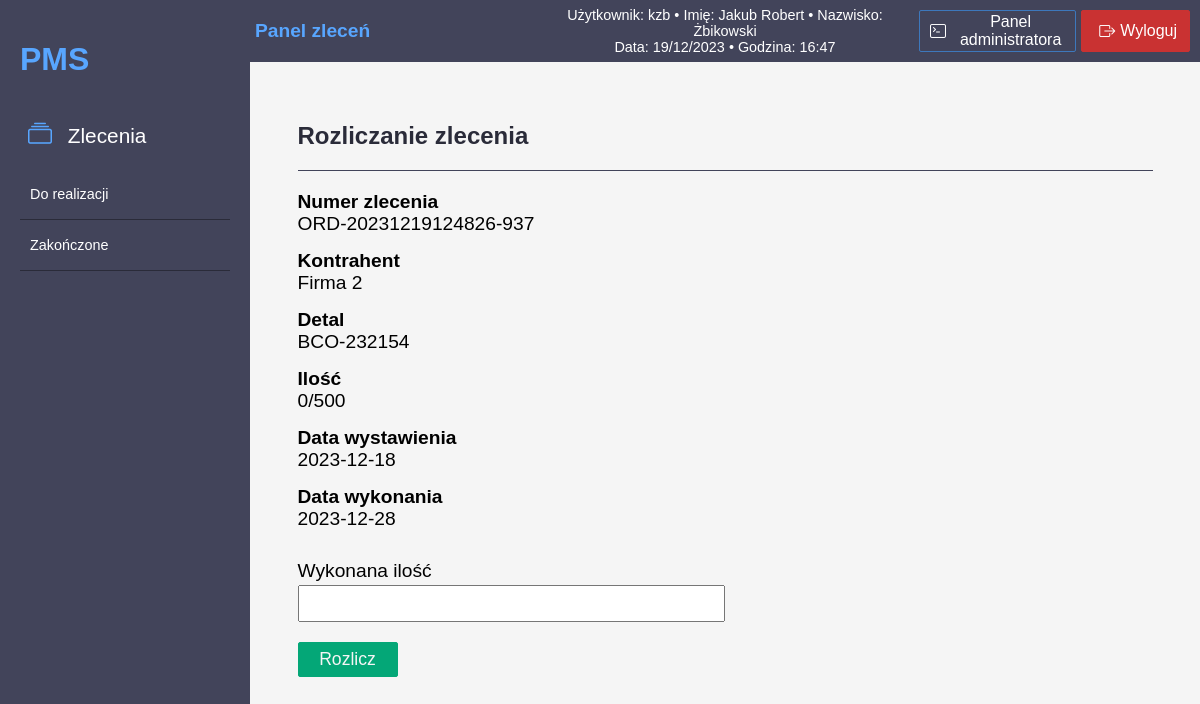
/index.php?action=settle-order&id=24 (signed in), run on the app's committed database.
### tables this page shows
CREATE TABLE `orders` (
  `id` int(11) NOT NULL,
  `orderNumber` varchar(255) NOT NULL,
  `company` varchar(255) NOT NULL,
  `detail` text DEFAULT NULL,
  `quantity` int(11) DEFAULT NULL,
  `quantityNow` int(11) DEFAULT NULL,
  `issueDate` date DEFAULT NULL,
  `executionDate` date DEFAULT NULL,
  `status` tinyint(1) DEFAULT 0
);

### controllers/OrderController.php (called while the page is built, shortened)
<?php
class OrderController{
    public function settleOrderView($orderId){
        $database = new Database();
        $connection = $database->getConnection();
        $query = "SELECT * FROM orders WHERE id = ?";
        $stmt = $connection->prepare($query);
        $stmt->bind_param("i", $orderId);
        $stmt->execute();
        $result = $stmt->get_result();
        $order = $result->fetch_assoc();
        include 'views/settle-order.php';
    }
}
?>

### views/settle-order.php (the view, shortened to what this page needs)
<!DOCTYPE html>
<html lang="pl">
<head>
    <link rel="stylesheet" type="text/css" href="styles/style.css">
    <link rel="stylesheet" type="text/css" href="styles/dashboard-style.css">
    <link rel="stylesheet" type="text/css" href="bs/bootstrap/css/bootstrap-table.css">
    <link rel="stylesheet" href="https://cdn.jsdelivr.net/npm/bootstrap-icons@1.11.2/font/bootstrap-icons.min.css">
</head>
<body>
<div class="container">
<?php include 'views/menu-main.php'; ?>
    <div class="main-content" >
    <h2>Rozliczanie zlecenia</h2>
    <div class="detail-info-container">
        <div class="detail-info" id="order-number">
            <b>Numer zlecenia</b><br> <?php echo $order['orderNumber']; ?>
        </div>
        <div class="detail-info" id="company">
            <b>Kontrahent</b><br> <?php echo $order['company']; ?>
        </div>
        <div class="detail-info" id="detail">
            <b>Detal</b><br> <?php echo $order['detail']; ?>
        </div>
        <div class="detail-info" id="quantity">
            <b>Ilość</b><br> <?php echo  $order['quantityNow'] . "/" . $order['quantity']; ?>
        </div>
        <div class="detail-info" id="issueDate">
            <b>Data wystawienia</b><br> <?php echo $order['issueDate']; ?>
        </div>
        <div class="detail-info" id="executionDate">
            <b>Data wykonania</b><br> <?php echo $order['executionDate']; ?>
        </div>
    </div>
        <form id="seetle-order" action="?controller=OrderController&action=settle" method="post">
            <label for="quantityNow" >Wykonana ilość</label>
            <input type="text" id="quantityNow" name="quantityNow" required>
            <button type="submit" id="submit-btn">Rozlicz</button>
        </form>
    </div>
</div>
</body>
</html>

### styles/style.css (style rules this page uses)
body { height: 100%; margin: 0; font-family: Arial, Helvetica, sans-serif; }

### styles/dashboard-style.css (style rules this page uses)
.container { display: flex; }
.main-content { width: 90%; display: flex; flex-direction: column; justify-content: center; margin: 20px; padding: 20px; }
.main-content h2 { padding: 0px 0px 20px 0px; width: 100%; border-bottom: 1px solid #42445A; font-size: x-large; color: #2a2b39; }
form { width: 50%; display: flex; flex-direction: column; }
label { margin-top: 15px; margin-bottom: 3px; font-size: 1.2rem; }
input { padding: 6px 10px; font-size: 1.1rem; }
#submit-btn { margin-top: 20px; padding: 6px; color: #f5f5f5; font-size: 1.1rem; background-color: #04a777; border: 1px solid #04a777; border-radius: 2px; min-width: 100px; width: 15%; transition: background-color 0.2s ease, color 0.2s ease; }
.detail-info-container { width: 100%; display: flex; flex-direction: column; font-size: 1.2rem; }
.detail-info { width: 100%; margin-bottom: 15px; }

### data on the page
orders: orderNumber "ORD-20231219124826-937", company "Firma 2", detail "BCO-232154", quantityNow "0", quantity "500", issueDate "2023-12-18", executionDate "2023-12-28"

### other printed values
$_SESSION['username'] "kzb"
$_SESSION['name'] "Jakub Robert"
$_SESSION['lastname'] "Żbikowski"
